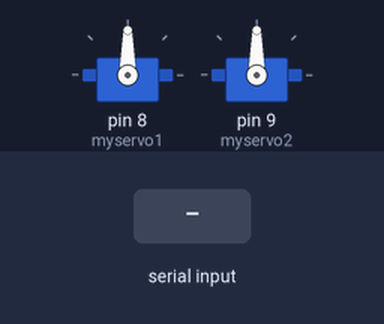
Bench run of a sketch on a simulated Arduino Uno, built with avr-gcc and run on an emulated ATmega328P. Shown: 2 × servo. The test bench sets the inputs (shaded band). What the sketch prints to the serial monitor is not drawn.

Above: at 1.2 s.
1.3 s: "90,45\n" received over Serial
At 2.4 s:
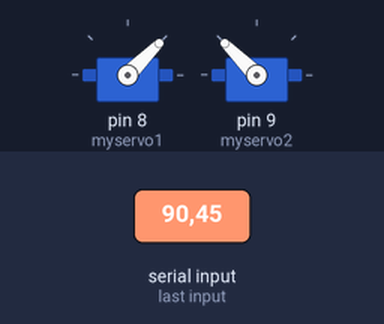
3.0 s: "30,150\n" received over Serial
At 3.7 s:
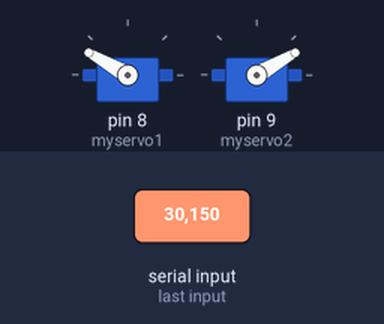
4.7 s: "101\n" received over Serial
At 6.0 s:
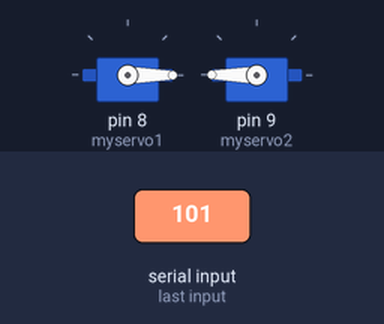
6.3 s: "5\n" received over Serial
At 7.3 s:
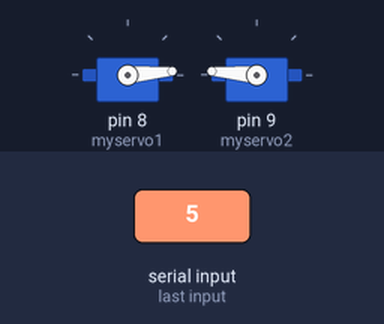
7.9 s: "200\n" received over Serial
At 8.6 s:
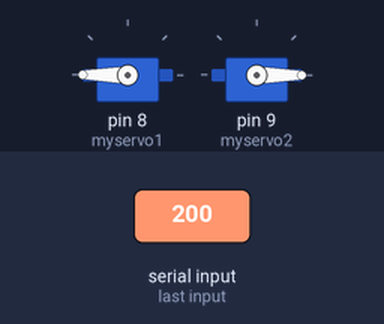
9.5 s: "90\n" received over Serial
At 11.0 s:
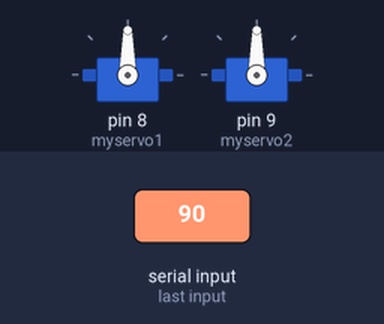
Timing chart, 0 to 12.1 s (numbered marks = the images above; inputs shaded):
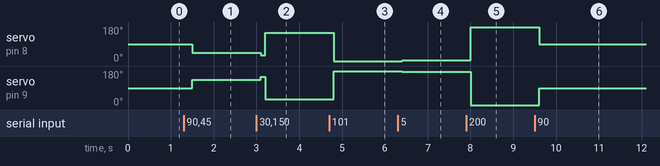

Measured:
- after the input at 1.3 s, servo on pin 8 (myservo1): 90° → 45° after 0.20 s; servo on pin 9 (myservo2): 90° → 135° after 0.20 s
- after the input at 3.0 s, servo on pin 8 (myservo1): 45° → 30° after 0.10 s, → 150° 0.10 s later; servo on pin 9 (myservo2): 135° → 150° after 0.10 s, → 30° 0.10 s later
- after the input at 4.7 s, servo on pin 8 (myservo1): 150° → 0° after 0.10 s; servo on pin 9 (myservo2): 30° → 180° after 0.10 s
- after the input at 6.3 s, servo on pin 8 (myservo1): 0° → 5° after 0.10 s; servo on pin 9 (myservo2): 180° → 175° after 0.10 s
- after the input at 7.9 s, servo on pin 8 (myservo1): 5° → 180° after 0.10 s; servo on pin 9 (myservo2): 175° → 0° after 0.10 s
- after the input at 9.5 s, servo on pin 8 (myservo1): 180° → 90° after 0.10 s; servo on pin 9 (myservo2): 0° → 90° after 0.10 s

The sketch:

base.ino
```cpp
#include<Servo.h>

Servo myservo1,myservo2;
unsigned int angle;
int c;

void setup() {
  // put your setup code here, to run once:
  myservo1.attach(8);
  myservo2.attach(9);
  Serial.begin(9600);
  Serial.print("Enter angle:");
}

void loop() {
  // put your main code here, to run repeatedly:
  while(Serial.available()==0){
  }
  delay(100);
  angle=Serial.parseInt();
  Serial.println(angle);
//angle=map(angle,0,180,0,151);
if(angle==101){
  myservo2.write(180);
  myservo1.write(0);}
else if(angle>0)
 {
  myservo2.write(180-angle);
  myservo1.write(angle);
  }
  Serial.print("Enter angle:");
}
```
